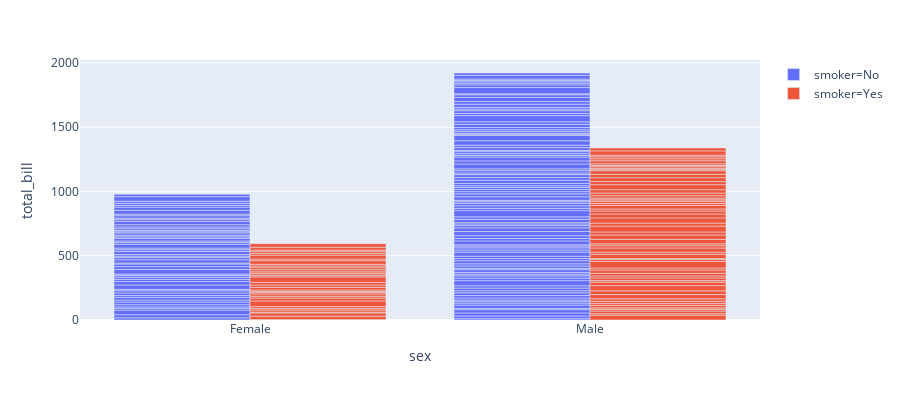

Notebook code cell kept with this figure:
### Code cell
fig = px.bar(
    df,
    x='sex', y='total_bill',
    color='smoker',
    barmode='group',
    height=400
)
fig

### Figure 1 — Plotly figure (JSON) as saved in the notebook; plotly's stock layout.template omitted (floating-point values rounded to 4 significant figures; data arrays with more than 128 entries replaced by an {"elided": "..."} marker saying what was removed)
{"data": [{"alignmentgroup": "True", "hoverlabel": {"namelength": 0}, "hovertemplate": "smoker=No<br>sex=%{x}<br>total_bill=%{y}", "legendgroup": "smoker=No", "marker": {"color": "#636efa"}, "name": "smoker=No", "offsetgroup": "smoker=No", "orientation": "v", "showlegend": true, "textposition": "auto", "type": "bar", "x": {"elided": "151 str values"}, "xaxis": "x", "y": {"elided": "151 float values"}, "yaxis": "y"}, {"alignmentgroup": "True", "hoverlabel": {"namelength": 0}, "hovertemplate": "smoker=Yes<br>sex=%{x}<br>total_bill=%{y}", "legendgroup": "smoker=Yes", "marker": {"color": "#EF553B"}, "name": "smoker=Yes", "offsetgroup": "smoker=Yes", "orientation": "v", "showlegend": true, "textposition": "auto", "type": "bar", "x": ["Male", "Male", "Male", "Male", "Male", "Male", "Female", "Male", "Female", "Female", "Male", "Male", "Male", "Male", "Female", "Female", "Male", "Male", "Male", "Male", "Female", "Female", "Female", "Female", "Male", "Male", "Male", "Female", "Male", "Female", "Female", "Female", "Male", "Male", "Male", "Male", "Male", "Male", "Male", "Male", "Female", "Male", "Male", "Male", "Male", "Male", "Male", "Female", "Male", "Female", "Male", "Male", "Female", "Male", "Male", "Male", "Male", "Female", "Female", "Male", "Male", "Female", "Female", "Female", "Male", "Female", "Male", "Male", "Male", "Female", "Male", "Male", "Female", "Female", "Female", "Male", "Male", "Male", "Female", "Male", "Female", "Male", "Male", "Female", "Female", "Female", "Male", "Male", "Male", "Male", "Male", "Female", "Male"], "xaxis": "x", "y": [38.01, 11.24, 20.29, 13.81, 11.02, 18.29, 3.07, 15.01, 26.86, 25.28, 17.92, 19.44, 32.68, 28.97, 5.75, 16.32, 40.17, 27.28, 12.03, 21.01, 11.35, 15.38, 44.3, 22.42, 15.36, 20.49, 25.21, 14.31, 16, 17.51, 10.59, 10.63, 50.81, 15.81, 7.25, 31.85, 16.82, 32.9, 17.89, 14.48, 9.6, 34.63, 34.65, 23.33, 45.35, 23.17, 40.55, 20.9, 30.46, 18.15, 23.1, 15.69, 19.81, 28.44, 15.48, 16.58, 10.34, 43.11, 13, 13.51, 18.71, 12.74, 13, 16.4, 20.53, 16.47, 26.59, 38.73, 24.27, 12.76, 30.06, 25.89, 13.27, 28.17, 12.9, 28.15, 11.59, 7.74, 30.14, 12.16, 13.42, 8.58, 13.42, 16.27, 10.09, 22.12, 24.01, 15.69, 15.53, 12.6, 32.83, 27.18, 22.67], "yaxis": "y"}], "layout": {"barmode": "group", "height": 400, "legend": {"tracegroupgap": 0}, "margin": {"t": 60}, "xaxis": {"anchor": "y", "domain": [0, 1], "title": {"text": "sex"}}, "yaxis": {"anchor": "x", "domain": [0, 1], "title": {"text": "total_bill"}}}}
